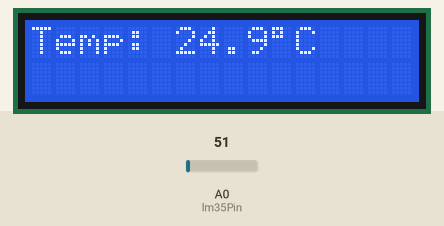
Simulated run of this sketch. Board: Arduino Uno, built with avr-gcc and run on an emulated ATmega328P. Shown: 16×2 character LCD. The inputs (shaded band) are chosen by the test bench; at power-on: A0 (lm35Pin) = 51.

Above: at 3.2 s.
3.3 s: A0 (lm35Pin) set to 22
At 4.5 s:
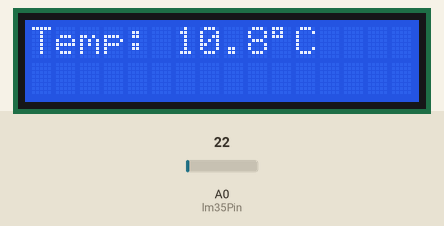
5.6 s: A0 (lm35Pin) set to 19
At 6.9 s:
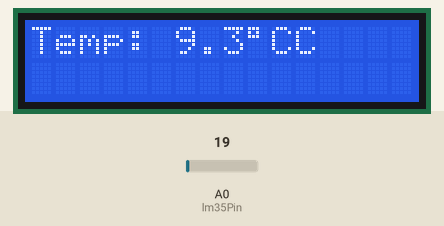
7.6 s: A0 (lm35Pin) set to 15
At 9.3 s:
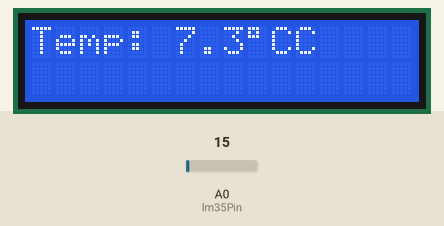
Timing chart, 0 to 10.8 s (numbered marks = the images above; inputs shaded):
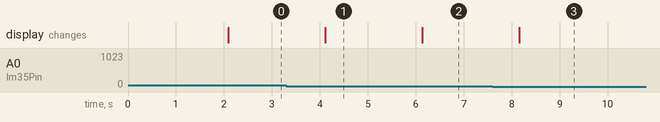

The sketch:

TemperaturaLM35.ino
```cpp
#include <Wire.h>
#include <LiquidCrystal_I2C.h>

// Inicializa o LCD no endereço 0x27 (com 16 colunas e 2 linhas)
LiquidCrystal_I2C lcd(0x27, 16, 2);

// Pino analógico conectado ao LM35
const int lm35Pin = A0;

void setup() {
  // Inicializa o LCD
  lcd.init();
  lcd.backlight();

  // Mensagem de inicialização
  lcd.setCursor(0, 0);
  lcd.print("Temp do ar");
  delay(2000);
  lcd.clear();
}

void loop() {
  // Leitura analógica do LM35
  int valorAnalogico = analogRead(lm35Pin);

  // Converte a leitura para temperatura (em Celsius)
  float temperaturaC = (valorAnalogico * 5.0 * 100.0) / 1023.0;

  // Exibe no LCD
  lcd.setCursor(0, 0);
  lcd.print("Temp: ");
  lcd.print(temperaturaC, 1);  // 1 casa decimal
  lcd.print((char)223);        // Símbolo de grau
  lcd.print("C");

  delay(1000);  // Atualiza a cada segundo
}
```

Measured:
- the behaviour switches between 21 and 20 on A0 (lm35Pin) (found by bisection; images 1 and 2)
- after the input at 3.3 s, the display: changes after 0.81 s (image 1)
- after the input at 5.6 s, the display: changes after 0.54 s (image 2)
- after the input at 7.6 s, the display: changes after 0.56 s (image 3)
